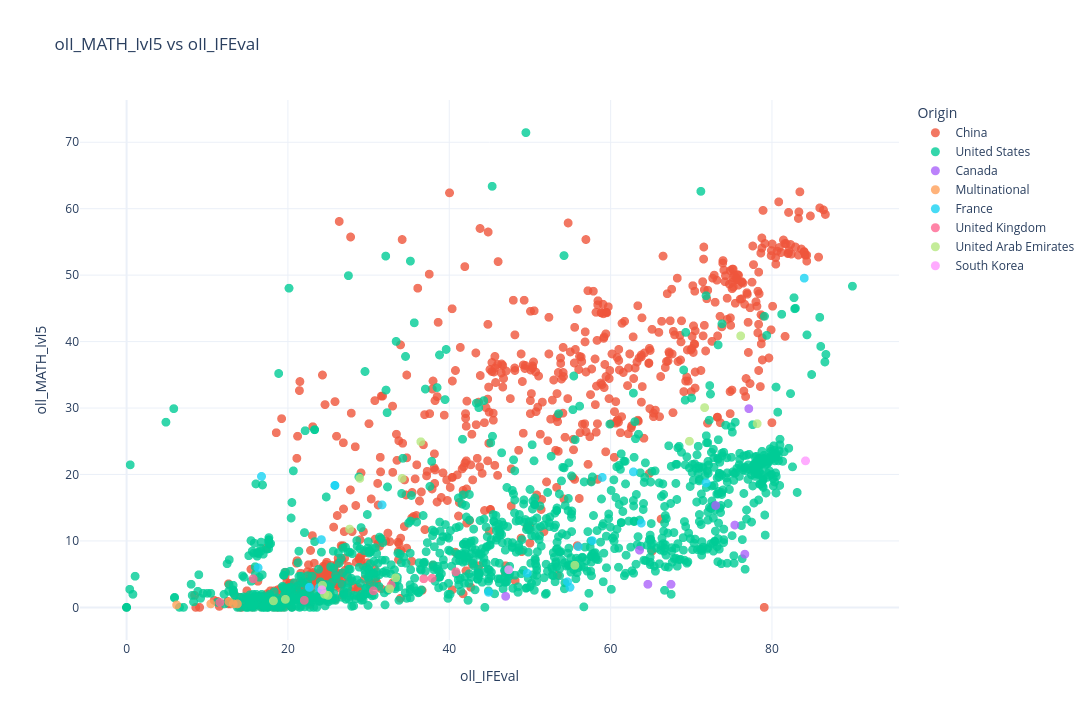

The cell this chart's notebook holds for it:
### Markdown cell above
## 2. Custom-Axis Scatter

Change `X_AXIS` / `Y_AXIS` to any benchmark column name.

### Code cell
X_AXIS = "oll_IFEval"
Y_AXIS = "oll_MATH_lvl5"
COLOR_BY = "Origin"   # "Origin" | "Company" | "Release Year"

df_scatter = df_raw[[X_AXIS, Y_AXIS, "Model", "Company", "Origin", "Release Year"]].dropna(
    subset=[X_AXIS, Y_AXIS]
)

fig_scatter = px.scatter(
    df_scatter,
    x=X_AXIS, y=Y_AXIS,
    color=COLOR_BY,
    hover_name="Model",
    hover_data={"Company": True, "Origin": True, "Release Year": True,
                X_AXIS: ":.2f", Y_AXIS: ":.2f"},
    title=f"{Y_AXIS} vs {X_AXIS}",
    # trendline="ols",
    template="plotly_white",
    width=1280, height=720,
)
fig_scatter.update_traces(marker=dict(size=9, opacity=0.8))
fig_scatter.show()

### Figure 1 — Plotly figure (JSON) as saved in the notebook; plotly's stock layout.template omitted (floating-point values rounded to 4 significant figures; data arrays with more than 128 entries replaced by an {"elided": "..."} marker saying what was removed)
{"data": [{"customdata": {"elided": "799x3 mixed values"}, "hovertemplate": "<b>%{hovertext}</b><br><br>Origin=%{customdata[1]}<br>oll_IFEval=%{x:.2f}<br>oll_MATH_lvl5=%{y:.2f}<br>Company=%{customdata[0]}<br>Release Year=%{customdata[2]}<extra></extra>", "hovertext": {"elided": "799 str values"}, "legendgroup": "China", "marker": {"color": "#EF553B", "opacity": 0.8, "size": 9, "symbol": "circle"}, "mode": "markers", "name": "China", "showlegend": true, "type": "scattergl", "x": {"elided": "799 float values"}, "xaxis": "x", "y": {"elided": "799 float values"}, "yaxis": "y"}, {"customdata": {"elided": "1189x3 mixed values"}, "hovertemplate": "<b>%{hovertext}</b><br><br>Origin=%{customdata[1]}<br>oll_IFEval=%{x:.2f}<br>oll_MATH_lvl5=%{y:.2f}<br>Company=%{customdata[0]}<br>Release Year=%{customdata[2]}<extra></extra>", "hovertext": {"elided": "1189 str values"}, "legendgroup": "United States", "marker": {"color": "#00cc96", "opacity": 0.8, "size": 9, "symbol": "circle"}, "mode": "markers", "name": "United States", "showlegend": true, "type": "scattergl", "x": {"elided": "1189 float values"}, "xaxis": "x", "y": {"elided": "1189 float values"}, "yaxis": "y"}, {"customdata": [["CohereForAI", "Canada", 2024], ["CohereForAI", "Canada", 2024], ["CohereForAI", "Canada", 2024], ["CohereForAI", "Canada", 2024], ["CohereForAI", "Canada", 2024], ["CohereForAI", "Canada", 2024], ["CohereForAI", "Canada", 2024], ["CohereForAI", "Canada", 2024]], "hovertemplate": "<b>%{hovertext}</b><br><br>Origin=%{customdata[1]}<br>oll_IFEval=%{x:.2f}<br>oll_MATH_lvl5=%{y:.2f}<br>Company=%{customdata[0]}<br>Release Year=%{customdata[2]}<extra></extra>", "hovertext": ["CohereForAI/aya-23-35B", "CohereForAI/aya-23-8B", "CohereForAI/aya-expanse-32b", "CohereForAI/aya-expanse-8b", "CohereForAI/c4ai-command-r-plus", "CohereForAI/c4ai-command-r-plus-08-2024", "CohereForAI/c4ai-command-r-v01", "CohereForAI/c4ai-command-r7b-12-2024"], "legendgroup": "Canada", "marker": {"color": "#ab63fa", "opacity": 0.8, "size": 9, "symbol": "circle"}, "mode": "markers", "name": "Canada", "showlegend": true, "type": "scattergl", "x": [64.62, 46.99, 73.02, 63.59, 76.64, 75.4, 67.48, 77.13], "xaxis": "x", "y": [3.474, 1.662, 15.33, 8.61, 8.006, 12.39, 3.474, 29.91], "yaxis": "y"}, {"customdata": [["bigscience", "Multinational", 2022], ["bigscience", "Multinational", 2022], ["bigscience", "Multinational", 2022], ["bigscience", "Multinational", 2022], ["bigscience", "Multinational", 2022]], "hovertemplate": "<b>%{hovertext}</b><br><br>Origin=%{customdata[1]}<br>oll_IFEval=%{x:.2f}<br>oll_MATH_lvl5=%{y:.2f}<br>Company=%{customdata[0]}<br>Release Year=%{customdata[2]}<extra></extra>", "hovertext": ["bigscience/bloom-1b1", "bigscience/bloom-1b7", "bigscience/bloom-3b", "bigscience/bloom-560m", "bigscience/bloom-7b1"], "legendgroup": "Multinational", "marker": {"color": "#FFA15A", "opacity": 0.8, "size": 9, "symbol": "circle"}, "mode": "markers", "name": "Multinational", "showlegend": true, "type": "scattergl", "x": [13.73, 10.44, 12.71, 6.202, 13.22], "xaxis": "x", "y": [0.5287, 0.5287, 0.8308, 0.3776, 0.5287], "yaxis": "y"}, {"customdata": [["irahulpandey", "France", 2025], ["mistral-community", "France", 2024], ["mistral-community", "France", 2024], ["mistral-community", "France", 2024], ["mistralai", "France", 2024], ["mistralai", "France", 2024], ["mistralai", "France", 2023], ["mistralai", "France", 2023], ["mistralai", "France", 2024], ["mistralai", "France", 2023], ["mistralai", "France", 2024], ["mistralai", "France", 2024], ["mistralai", "France", 2024], ["mistralai", "France", 2024], ["mistralai", "France", 2025], ["mistralai", "France", 2024], ["mistralai", "France", 2024], ["mistralai", "France", 2024], ["mistralai", "France", 2023], ["mistralai", "France", 2023]], "hovertemplate": "<b>%{hovertext}</b><br><br>Origin=%{customdata[1]}<br>oll_IFEval=%{x:.2f}<br>oll_MATH_lvl5=%{y:.2f}<br>Company=%{customdata[0]}<br>Release Year=%{customdata[2]}<extra></extra>", "hovertext": ["irahulpandey/mistralai-7B-slerp-v0.1", "mistral-community/Mistral-7B-v0.2", "mistral-community/Mixtral-8x22B-v0.1", "mistral-community/mixtral-8x22B-v0.3", "mistralai/Codestral-22B-v0.1", "mistralai/Ministral-8B-Instruct-2410", "mistralai/Mistral-7B-Instruct-v0.1", "mistralai/Mistral-7B-Instruct-v0.2", "mistralai/Mistral-7B-Instruct-v0.3", "mistralai/Mistral-7B-v0.1", "mistralai/Mistral-7B-v0.3", "mistralai/Mistral-Large-Instruct-2411", "mistralai/Mistral-Nemo-Base-2407", "mistralai/Mistral-Nemo-Instruct-2407", "mistralai/Mistral-Small-24B-Base-2501", "mistralai/Mistral-Small-Instruct-2409", "mistralai/Mixtral-8x22B-Instruct-v0.1", "mistralai/Mixtral-8x22B-v0.1", "mistralai/Mixtral-8x7B-Instruct-v0.1", "mistralai/Mixtral-8x7B-v0.1"], "legendgroup": "France", "marker": {"color": "#19d3f3", "opacity": 0.8, "size": 9, "symbol": "circle"}, "mode": "markers", "name": "France", "showlegend": true, "type": "scattergl", "x": [49.66, 22.66, 31.67, 25.83, 57.72, 58.96, 44.87, 54.96, 54.65, 23.86, 22.66, 84.01, 16.3, 63.8, 16.72, 62.83, 71.84, 25.83, 55.99, 24.15], "xaxis": "x", "y": [5.136, 3.021, 15.43, 18.35, 10.05, 19.56, 2.266, 3.021, 3.852, 2.946, 3.021, 49.55, 5.967, 12.69, 19.71, 20.39, 18.73, 18.35, 9.139, 10.2], "yaxis": "y"}, {"customdata": [["stabilityai", "United Kingdom", 2023], ["stabilityai", "United Kingdom", 2024], ["stabilityai", "United Kingdom", 2024], ["stabilityai", "United Kingdom", 2024], ["stabilityai", "United Kingdom", 2024], ["stabilityai", "United Kingdom", 2024], ["stabilityai", "United Kingdom", 2023], ["stabilityai", "United Kingdom", 2023]], "hovertemplate": "<b>%{hovertext}</b><br><br>Origin=%{customdata[1]}<br>oll_IFEval=%{x:.2f}<br>oll_MATH_lvl5=%{y:.2f}<br>Company=%{customdata[0]}<br>Release Year=%{customdata[2]}<extra></extra>", "hovertext": ["stabilityai/StableBeluga2", "stabilityai/stablelm-2-12b", "stabilityai/stablelm-2-12b-chat", "stabilityai/stablelm-2-1_6b", "stabilityai/stablelm-2-1_6b-chat", "stabilityai/stablelm-2-zephyr-1_6b", "stabilityai/stablelm-3b-4e1t", "stabilityai/stablelm-zephyr-3b"], "legendgroup": "United Kingdom", "marker": {"color": "#FF6692", "opacity": 0.8, "size": 9, "symbol": "circle"}, "mode": "markers", "name": "United Kingdom", "showlegend": true, "type": "scattergl", "x": [37.87, 15.69, 40.82, 11.57, 30.6, 32.79, 22.03, 36.83], "xaxis": "x", "y": [4.381, 4.305, 5.363, 0.7553, 2.492, 3.323, 1.057, 4.305], "yaxis": "y"}, {"customdata": [["tiiuae", "United Arab Emirates", 2024], ["tiiuae", "United Arab Emirates", 2024], ["tiiuae", "United Arab Emirates", 2024], ["tiiuae", "United Arab Emirates", 2024], ["tiiuae", "United Arab Emirates", 2024], ["tiiuae", "United Arab Emirates", 2024], ["tiiuae", "United Arab Emirates", 2024], ["tiiuae", "United Arab Emirates", 2024], ["tiiuae", "United Arab Emirates", 2024], ["tiiuae", "United Arab Emirates", 2024], ["tiiuae", "United Arab Emirates", 2024], ["tiiuae", "United Arab Emirates", 2023], ["tiiuae", "United Arab Emirates", 2023], ["tiiuae", "United Arab Emirates", 2023], ["tiiuae", "United Arab Emirates", 2023], ["tiiuae", "United Arab Emirates", 2024]], "hovertemplate": "<b>%{hovertext}</b><br><br>Origin=%{customdata[1]}<br>oll_IFEval=%{x:.2f}<br>oll_MATH_lvl5=%{y:.2f}<br>Company=%{customdata[0]}<br>Release Year=%{customdata[2]}<extra></extra>", "hovertext": ["tiiuae/Falcon3-10B-Base", "tiiuae/Falcon3-10B-Instruct", "tiiuae/Falcon3-1B-Base", "tiiuae/Falcon3-1B-Instruct", "tiiuae/Falcon3-3B-Base", "tiiuae/Falcon3-3B-Instruct", "tiiuae/Falcon3-7B-Base", "tiiuae/Falcon3-7B-Instruct", "tiiuae/Falcon3-Mamba-7B-Base", "tiiuae/Falcon3-Mamba-7B-Instruct", "tiiuae/falcon-11B", "tiiuae/falcon-40b", "tiiuae/falcon-40b-instruct", "tiiuae/falcon-7b", "tiiuae/falcon-7b-instruct", "tiiuae/falcon-mamba-7b"], "legendgroup": "United Arab Emirates", "marker": {"color": "#B6E880", "opacity": 0.8, "size": 9, "symbol": "circle"}, "mode": "markers", "name": "United Arab Emirates", "showlegend": true, "type": "scattergl", "x": [36.48, 78.17, 24.28, 55.57, 27.65, 69.77, 34.16, 76.12, 28.91, 71.65, 32.61, 24.96, 24.54, 18.21, 19.69, 33.36], "xaxis": "x", "y": [24.92, 27.64, 3.323, 6.344, 11.78, 25.0, 19.41, 40.86, 19.41, 30.06, 2.795, 1.813, 1.964, 0.9819, 1.208, 4.456], "yaxis": "y"}, {"customdata": [["upstage", "South Korea", 2023], ["upstage", "South Korea", 2023], ["upstage", "South Korea", 2024]], "hovertemplate": "<b>%{hovertext}</b><br><br>Origin=%{customdata[1]}<br>oll_IFEval=%{x:.2f}<br>oll_MATH_lvl5=%{y:.2f}<br>Company=%{customdata[0]}<br>Release Year=%{customdata[2]}<extra></extra>", "hovertext": ["upstage/SOLAR-10.7B-Instruct-v1.0", "upstage/SOLAR-10.7B-v1.0", "upstage/solar-pro-preview-instruct"], "legendgroup": "South Korea", "marker": {"color": "#FF97FF", "opacity": 0.8, "size": 9, "symbol": "circle"}, "mode": "markers", "name": "South Korea", "showlegend": true, "type": "scattergl", "x": [47.37, 24.21, 84.16], "xaxis": "x", "y": [5.665, 2.644, 22.05], "yaxis": "y"}], "layout": {"height": 720, "legend": {"title": {"text": "Origin"}, "tracegroupgap": 0}, "title": {"text": "oll_MATH_lvl5 vs oll_IFEval"}, "width": 1280, "xaxis": {"anchor": "y", "domain": [0, 1], "title": {"text": "oll_IFEval"}}, "yaxis": {"anchor": "x", "domain": [0, 1], "title": {"text": "oll_MATH_lvl5"}}}}
